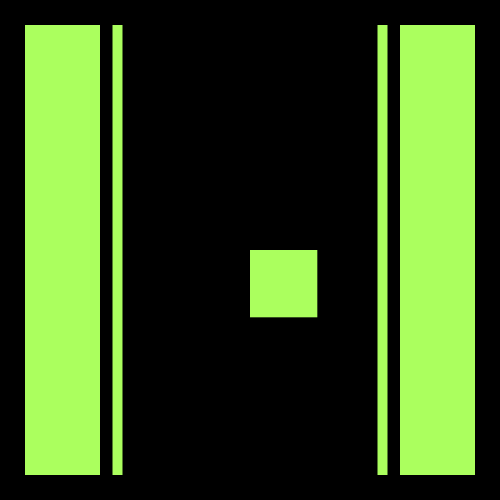
Frame 1 (no input)
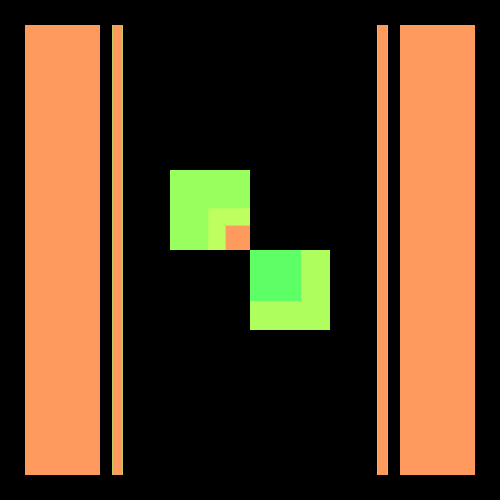
Frame 60 (the mouse pressed at the canvas centre just before this capture)
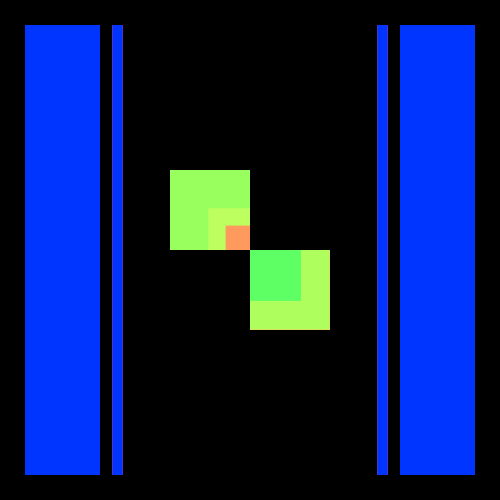
Frame 120 (the mouse held since frame 60 and released just before this capture)

The Processing sketch that drew these frames (run headless with seeded random() and noise(); from frame 60 on, the mouse is pressed at the canvas centre):

// Processing sketch: processing_177171
// ── processing_177171.pde

int counter;

void setup() {  //setup function called initially, only once
  size(500,500);
  background(0);  //set background black
  colorMode(HSB);   //set colors to Hue, Saturation, Brightness mode
  counter = 0;
}

void draw() {  //draw function loops 
  counter++;
  noStroke();
  fill(random(100),160,1000,700);
  
  if(mousePressed == true) { //add some interaction
    fill(random(255),300,623,1000);
    rect(25,25,75,450);
    rect(112.5,25,10,450);
    rect(400,25,75,450);
    rect(377.5,25,10,450);
  
  }
  else {
    rect(width/2, height/2, 80*sin(counter), 80*sin(counter));
    rect(25,25,75,450);
    rect(112.5,25,10,450);
    rect(377.5,25,10,450);
    rect(400,25,75,450);
  }
}
